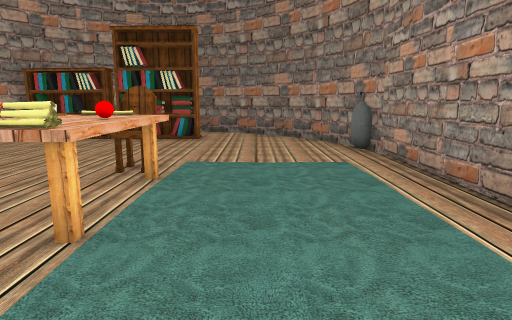
[1] (above)

12 first-person views from a walk through a Unity game level. The camera is 1.2 m above the floor, tilts 10° down and sees 75° across. The floor is counted in squares, 1 m on a side. Each view is taken from the middle of a square. On the plan, view 1 faces up. The plan holds only what a view shows up to about 14 squares ahead; the rest is blank. The place goes on beyond the plan. The player is left out.

[2]
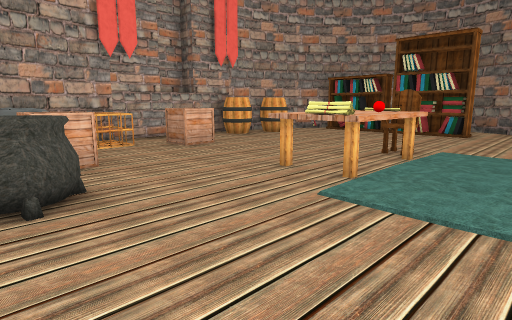

[3]
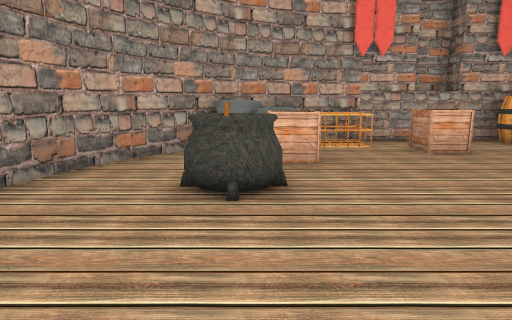

[4]
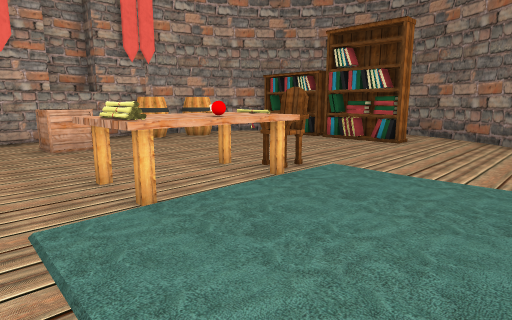

[5]
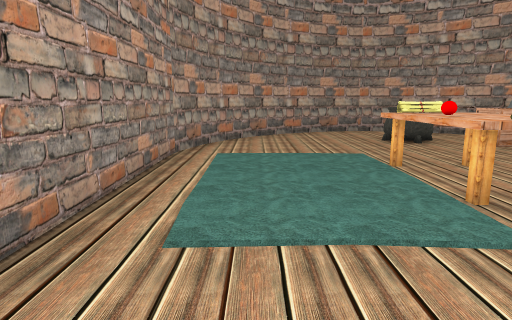

[6]
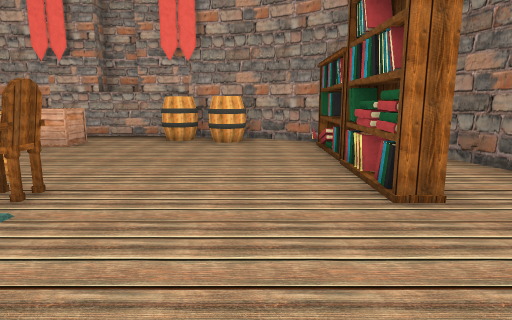

[7]
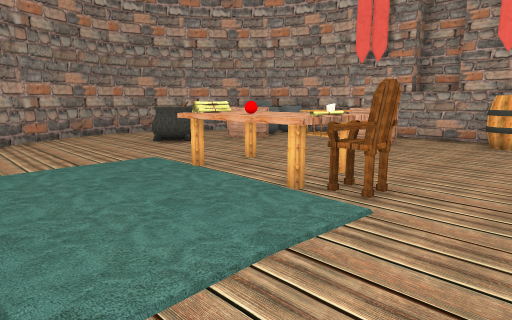

[8]
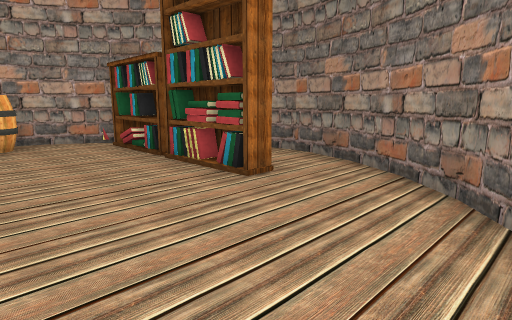

[9]
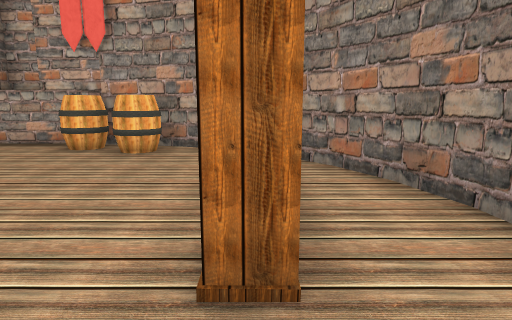

[10]
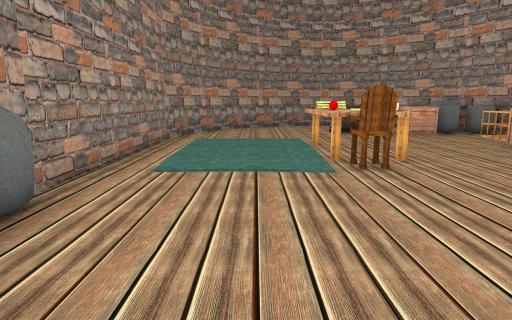

[11]
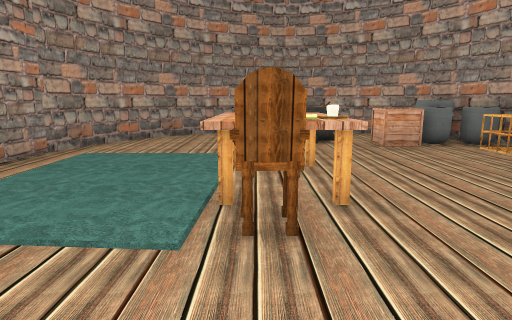

[12]
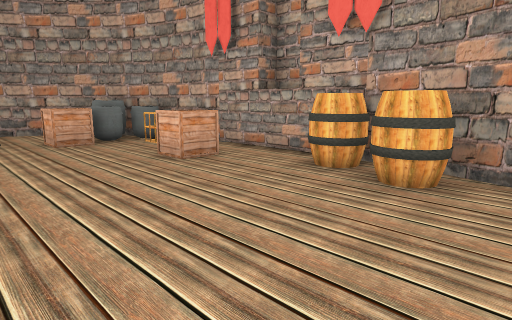

### Floor plan
Points are (right, up) in squares from view 1. A wall is a line through its corners. A room is listed if a view was taken in it or the views show most of it. See-through windows are left out.
Room 1 (views 1, 2, 3, 4, 5, 6, 7, 8, 9, 10, 11, 12)
walls: (-9.2, 5.1) (-10, 5.1) (-10, 3.8) (-9.2, 3.8); (-9.3, 5.4) (-9.3, 2.1); (2.9, 8) (2.7, 8.4); (-9.3, 2.3) (-9.2, 0.9); (-9.2, 8.1) (-9.2, 7.4); (2.5, 9.3) (1.8, 10.6); (2.9, 1.1) (2.9, 7.8); (-8.8, 9.4) (-9.2, 8); (1.9, 10.5) (0.9, 11.6); (-9.2, 1) (-8.8, -0.4); (-8.2, 10.3) (-8.8, 9.2); (1, 11.5) (-0.1, 12.5); (2.5, -0.4) (2.9, 1); (-8.8, -0.3) (-8.1, -1.7); (-0.1, 12.4) (-1.4, 13.1); (-1.2, 13.1) (-2.9, 13.6) (-3.8, 13.5); (-8.2, -1.5) (-7.2, -2.7); (-4.9, 13.2) (-6.2, 12.5) (-6.8, 11.9); (-2.5, 13.5) (-3.1, 13.6); (-3.6, 13.5) (-5, 13.1); (0.9, -2.7) (1.8, -1.6) (2.5, -0.3); (-7.3, -2.6) (-6.1, -3.5); (-6.3, -3.5) (-5, -4.2) (-3.6, -4.6); (-1.4, -4.2) (-0.1, -3.5) (1, -2.6); (-3.8, -4.5) (-2.9, -4.6) (-1.3, -4.1); (-3.2, -4.6) (-2.6, -4.5)
objects: barrel (-9, 6) to (-8, 7); bag (-8, -1) to (-8, 0); cage (-8, 1) to (-8, 2); box (-8, 3) to (-7, 4); barrel (-8, 8); other object (-8, 11); bag (-7, -2); bag (-7, -1) to (-7, 0); books (-7, 11); box (-6, -1) to (-6, 0); books (-6, 11); books (-5, 11); other object (-4, -2) to (-3, -1); books (-4, 11); table (-3, 3) to (-2, 5); candle (-3, 5); books (-3, 11); red ball (-2, 4); chair (-2, 6); books (-2, 11); bag (3, 9)

Positions as (right, up) in squares from view 1, and headings:
1: (0, 0), facing up
2: (1, -2), facing up-left
3: (1, -1), facing left
4: (2, 1), facing up-left
5: (1, 9), facing down
6: (2, 9), facing left
7: (2, 8), facing down-left
8: (2, 7), facing up-left
9: (0, 11), facing left
10: (0, 12), facing down
11: (-2, 9), facing down
12: (-3, 10), facing down-left
